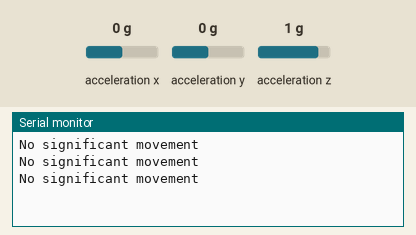
A sketch run on a simulated Arduino Uno, built with avr-gcc and run on an emulated ATmega328P. Parts: the last lines printed to the serial monitor. Wiring (inferred from the names in the program): MPU-6050 motion sensor at I2C address 0x68. The inputs (shaded band) are chosen by the test bench; at power-on: acceleration x 0 g, acceleration z 1 g, acceleration y 0 g.

Above: at 1.3 s.
1.4 s: acceleration x set to -1.4 g
At 1.9 s:
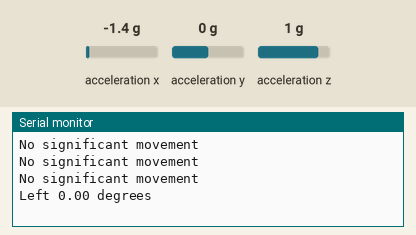
3.5 s: acceleration z set to -1.4 g
At 3.9 s:
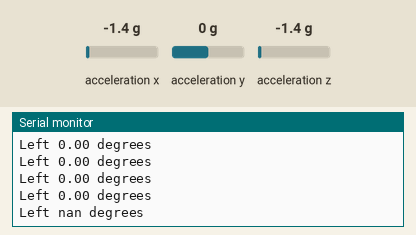
5.5 s: acceleration x set to 0.8 g
At 5.9 s:
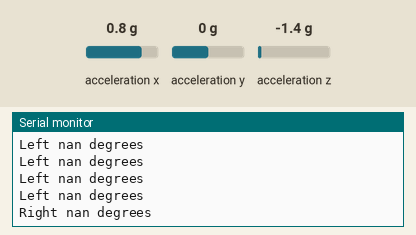
7.5 s: acceleration z set to 0 g
At 7.9 s:
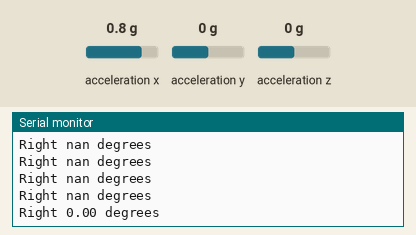
9.5 s: acceleration y set to -1.4 g
At 9.9 s:
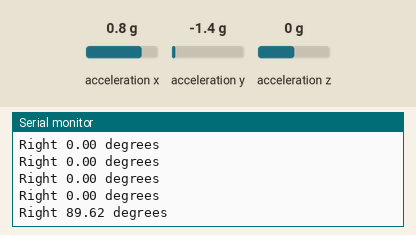
11.0 s: acceleration x set to 0 g
At 11.4 s:
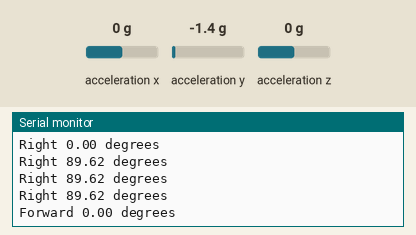

Measured:
- after the input at 1.4 s, the serial monitor: prints a new line after 0.11 s (image 1)
- after the input at 3.5 s, the serial monitor: prints a new line at once (image 2)
- after the input at 5.5 s, the serial monitor: prints a new line at once (image 3)
- after the input at 7.5 s, the serial monitor: prints a new line at once (image 4)
- after the input at 9.5 s, the serial monitor: prints a new line at once (image 5)
- after the input at 11.0 s, the serial monitor: prints a new line at once (image 6)

The sketch:

MPU_test.ino
```cpp
#include <Wire.h>
#include <math.h>

const int MPU_addr = 0x68; // MPU-6050 I2C address

int16_t accelerometer_x, accelerometer_y, accelerometer_z;

// Threshold for movement detection
const int movementThreshold = 1000;

void setup() {
  Wire.begin();        // Initialize I2C communication
  Serial.begin(9600);  // Initialize serial communication
  while (!Serial);     // Wait for serial monitor to open
  Wire.beginTransmission(MPU_addr);
  Wire.write(0x6B);    // PWR_MGMT_1 register
  Wire.write(0);       // Set to zero (wakes up the MPU-6050)
  Wire.endTransmission(true);
}

void loop() {
  // Read accelerometer data
  Wire.beginTransmission(MPU_addr);
  Wire.write(0x3B);    // starting with register 0x3B (ACCEL_XOUT_H)
  Wire.endTransmission(false);
  Wire.requestFrom(MPU_addr, 6, true); // request a total of 6 registers

  accelerometer_x = Wire.read() << 8 | Wire.read();
  accelerometer_y = Wire.read() << 8 | Wire.read();
  accelerometer_z = Wire.read() << 8 | Wire.read();

  // Calculate the angle of inclination in each axis
  float angle_x = atan2(accelerometer_y, sqrt(accelerometer_x * accelerometer_x + accelerometer_z * accelerometer_z)) * 180 / PI;
  float angle_y = atan2(-accelerometer_x, sqrt(accelerometer_y * accelerometer_y + accelerometer_z * accelerometer_z)) * 180 / PI;

  // Check for movement in left, right, front, and back directions
  if (abs(accelerometer_x) > movementThreshold) {
    if (accelerometer_x > 0) {
      Serial.print("Right ");
    } else {
      Serial.print("Left ");
    }
    Serial.print(abs(angle_x));
    Serial.println(" degrees");
  } else if (abs(accelerometer_y) > movementThreshold) {
    if (accelerometer_y > 0) {
      Serial.print("Backward ");
    } else {
      Serial.print("Forward ");
    }
    Serial.print(abs(angle_y));
    Serial.println(" degrees");
  } else {
    Serial.println("No significant movement");
  }

  delay(500); // Delay for stability
}
```
